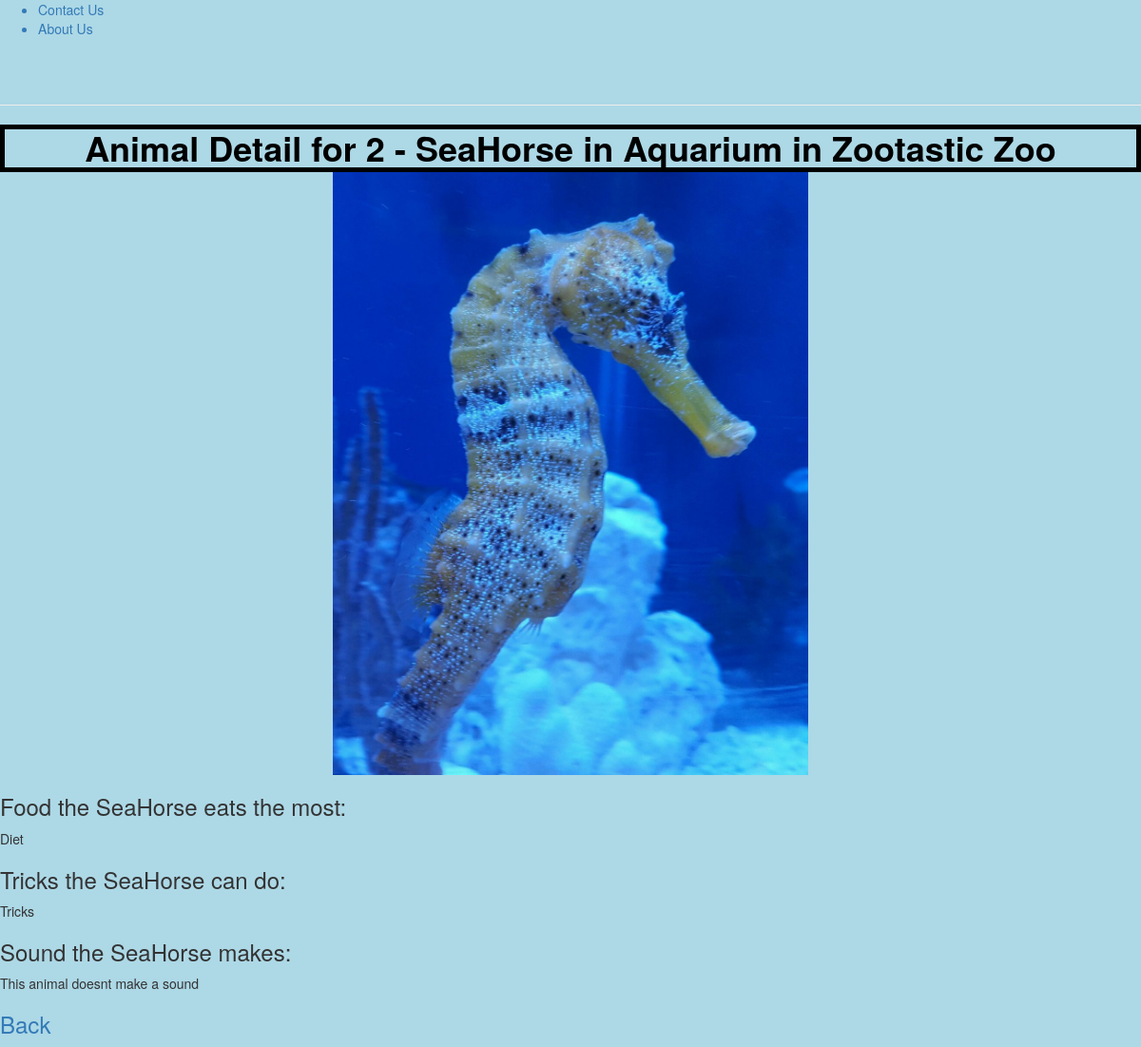
The page /zoo/animal/2 on the database as committed earlier.
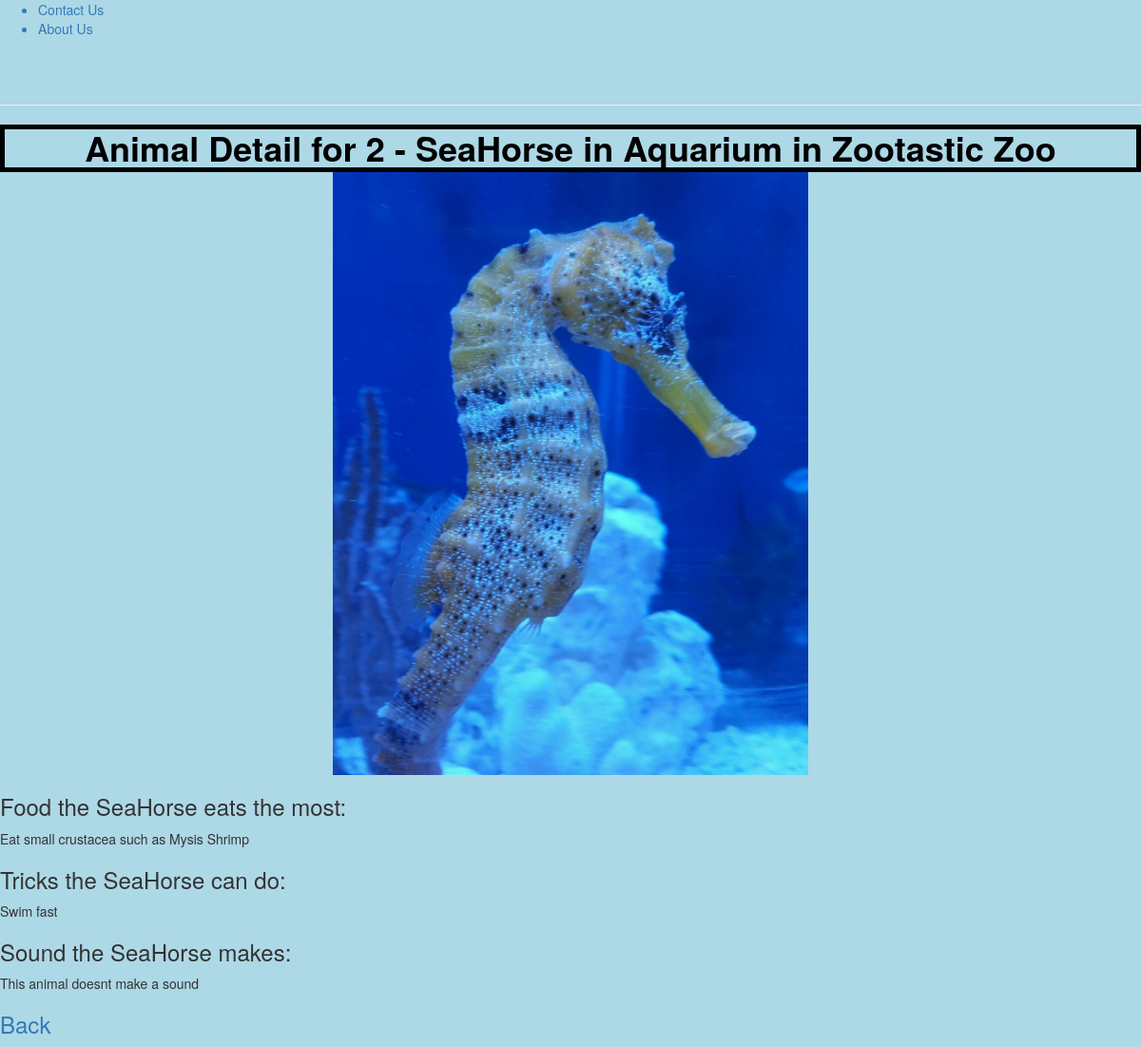
The same page on the database as committed later.
### zoo/models.py (models this page shows, shortened)
class Animal(models.Model):
	name = models.CharField(max_length=200, help_text="Enter Animal Name")
	imageFileName = models.CharField(max_length=200, help_text="Enter logo file name", null=True)
	exhibit = models.ForeignKey('Exhibit', on_delete=models.SET_NULL, null=True)
	soundFileName = models.CharField(max_length=200, help_text="Enter sound file name", null=True, blank=True)
	tricksDescription = models.TextField(max_length=1000, help_text='Enter a description of the tricks')
	dietDescription = models.TextField(max_length=1000, help_text='Enter a description of the diet')

class Exhibit(models.Model):
	name = models.CharField(max_length=200, help_text="Enter Exhbit Name")
	zoo = models.ForeignKey('Zoo', on_delete=models.SET_NULL, null=True)
	def get_absolute_url(self):
		return reverse('exhibitDetail', args=[str(self.id)])

class Zoo(models.Model):
	name = models.CharField(max_length=200, help_text="Enter Zoo Name")
	logoFileName = models.CharField(max_length=200, help_text="Enter logo file name", null=True)

### zoo/views.py (the view)
# urls.py: path('animal/<int:pk>', views.AnimalDetailView.as_view(), name='animalDetail'),
class AnimalDetailView(generic.DetailView):
    model = Animal

### zoo/templates/zoo/animal_detail.html
{% extends "base_generic.html" %}
{% block content %}
<h1>Animal Detail for {{ animal.id }} - {{ animal.name }} in
  {{ animal.exhibit.name }} in {{ animal.exhibit.zoo.name }}</h1>
{% load static %}
<img class="photo" src="{% static animal.imageFileName %}">
<h3>Food the {{ animal.name }} eats the most:</h3>
{{ animal.dietDescription}}
<h3>Tricks the {{animal.name }} can do:</h3>
{{ animal.tricksDescription}}
<h3>Sound the {{animal.name }} makes:</h3>
{% if animal.soundFileName %}
	<audio controls>
		<source src="{% static animal.soundFileName %}" type="audio/mpeg">
	</audio>
{% else %}
	<p>This animal doesnt make a sound</p>
{% endif %}
<h3><a class="Back" href="{{ animal.exhibit.get_absolute_url }}">Back</a></h3>
{% endblock %}

Rows that differ between the two databases and show on the page:
changed Animal "SeaHorse": dietDescription "Diet" → "Eat small crustacea such as Mysis Shrimp"; tricksDescription "Tricks" → "Swim fast"
